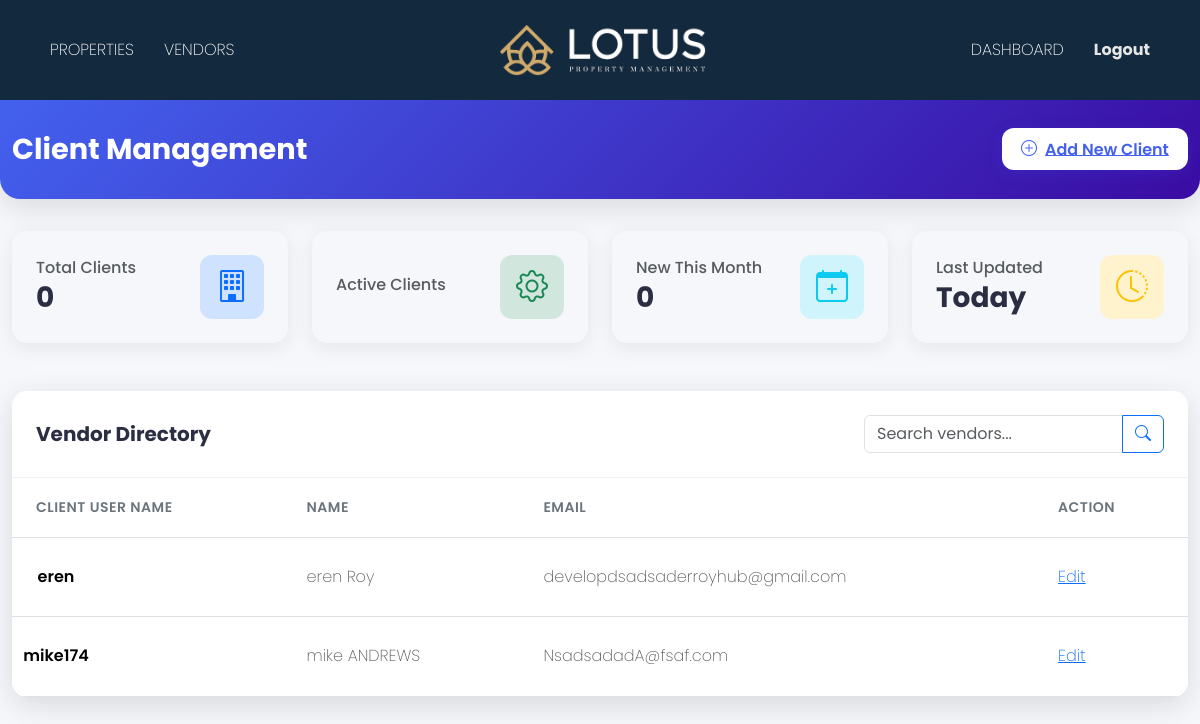
Page /clientmanager/clients/all/ on the earlier database version.
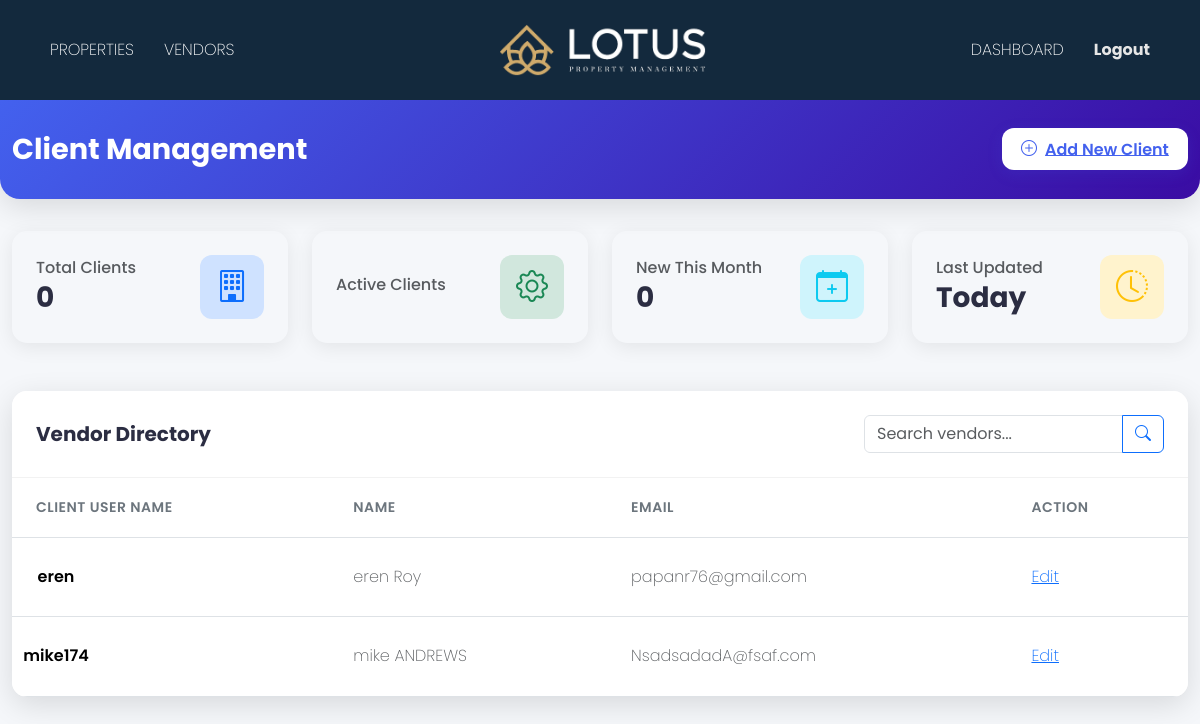
Same page on the later database version.
### mainapp/models.py (models this page shows, shortened)
class Client(models.Model):
    first_name = models.CharField(max_length=150)
    last_name = models.CharField(max_length=150)
    username = models.CharField(max_length=150, unique=True, blank=True)
    email = models.EmailField()
    password = models.CharField(max_length=255, blank=True)
    address = models.CharField(max_length=255, blank=True, null=True)
    city = models.CharField(max_length=100, blank=True, null=True)
    state = models.CharField(max_length=100, blank=True, null=True)
    zipcode = models.CharField(max_length=10, blank=True, null=True)
    phone_number = models.CharField(max_length=15,blank=True, null=True)
    office_phone = models.CharField(max_length=15, blank=True, null=True)
    business_address = models.CharField(max_length=255, blank=True, null=True)
    PREFERRED_CONTACT_CHOICES = [
        ('email', 'Email'),
        ('phone', 'Phone'),
        ('text', 'text'),
    ]
    preferred_contact_method = models.CharField(
        max_length=10, choices=PREFERRED_CONTACT_CHOICES, default='email'
    )
    PRIORITY_CHOICES = [
    ('primary', 'Primary'),
    ('secondary', 'Secondary'),
    ('tertiary', 'Tertiary'),
    ]
    contact1_name = models.CharField(max_length=150, blank=True, null=True)
    contact1_last_name = models.CharField(max_length=150, blank=True, null=True)
    contact1_email = models.EmailField(blank=True, null=True)
    contact1_phone = models.CharField(max_length=15, blank=True, null=True)
    contact1_office_phone = models.CharField(max_length=15, blank=True, null=True)
    contact1_buisness_adress = models.CharField(max_length=15, blank=True, null=True)
    contact1_preferred = models.CharField(
        max_length=10, choices=PREFERRED_CONTACT_CHOICES, blank=True, null=True
    )
    contact1_priority = models.CharField(
    max_length=10, choices=PRIORITY_CHOICES, blank=True, null=True
    )
    contact2_name = models.CharField(max_length=150, blank=True, null=True)
    contact2_last_name = models.CharField(max_length=150, blank=True, null=True)
    contact2_email = models.EmailField(blank=True, null=True)
    contact2_phone = models.CharField(max_length=15, blank=True, null=True)
    contact2_office_phone = models.CharField(max_length=15, blank=True, null=True)
    contact2_buisness_adress = models.CharField(max_length=15, blank=True, null=True)
    contact2_preferred = models.CharField(
        max_length=10, choices=PREFERRED_CONTACT_CHOICES, blank=True, null=True
    )
    contact2_priority = models.CharField(
    max_length=10, choices=PRIORITY_CHOICES, blank=True, null=True
    )
    contact3_name = models.CharField(max_length=150, blank=True, null=True)
    contact3_last_name = models.CharField(max_length=150, blank=True, null=True)
    contact3_email = models.EmailField(blank=True, null=True)
    contact3_phone = models.CharField(max_length=15, blank=True, null=True)
    contact3_office_phone = models.CharField(max_length=15, blank=True, null=True)
    contact3_buisness_adress = models.CharField(max_length=15, blank=True, null=True)
    contact3_preferred = models.CharField(
        max_length=10, choices=PREFERRED_CONTACT_CHOICES, blank=True, null=True
    )
    contact3_priority = models.CharField(
    max_length=10, choices=PRIORITY_CHOICES, blank=True, null=True
    )
    contact4_name = models.CharField(max_length=150, blank=True, null=True)
    contact4_last_name = models.CharField(max_length=150, blank=True, null=True)
    contact4_email = models.EmailField(blank=True, null=True)
    contact4_phone = models.CharField(max_length=15, blank=True, null=True)
    contact4_office_phone = models.CharField(max_length=15, blank=True, null=True)
    contact4_buisness_adress = models.CharField(max_length=15, blank=True, null=True)
    contact4_preferred = models.CharField(
        max_length=10, choices=PREFERRED_CONTACT_CHOICES, blank=True, null=True
    )
    contact4_priority = models.CharField(
    max_length=10, choices=PRIORITY_CHOICES, blank=True, null=True
    )
    contact5_name = models.CharField(max_length=150, blank=True, null=True)
    contact5_last_name = models.CharField(max_length=150, blank=True, null=True)
    contact5_email = models.EmailField(blank=True, null=True)
    contact5_phone = models.CharField(max_length=15, blank=True, null=True)
    contact5_office_phone = models.CharField(max_length=15, blank=True, null=True)
    contact5_buisness_adress = models.CharField(max_length=15, blank=True, null=True)
    contact5_preferred = models.CharField(
        max_length=10, choices=PREFERRED_CONTACT_CHOICES, blank=True, null=True
    )
    contact5_priority = models.CharField(
    max_length=10, choices=PRIORITY_CHOICES, blank=True, null=True
    )
    created_at = models.DateTimeField(auto_now_add=True)

### clientmanager/views.py (the view)
# urls.py: path('clients/all/', views.client_list_page, name='client_list_page'),
def client_list_page(request):
    clients = Client.objects.all()
    return render(request, 'clientmanager/client/client_list_page.html', {'clients': clients})

### template/clientmanager/client/client_list_page.html (shortened to what the changed rows need)
{% extends 'cmbase.html' %}
{% load static %}
{% block content %}
<div class="dashboard-header">
  <div class="container-fluid">
    <div class="row align-items-center">
      <div class="col-md-8">
        <h1 class="dashboard-title">Client Management</h1>
      </div>
    </div>
  </div>
</div>
<div class="container-fluid">
  <div class="row">
    <div class="col-12">
      <div class="vendor-card">
<div class="table-responsive">
    <table class="table vendor-table" id="vendorTable">
      <thead>
        <tr>
          <th>Client User Name</th>
          <th>Name</th>
          <th>Email</th>
          <th>Action </th>
        </tr>
      </thead>
      <tbody>
        {% for client in clients %}
        <tr>
          <td>
            <div class="d-flex align-items-center">
              <div class="avatar me-3" style="color: black;" >
                {{ client.username }}
              </div>
            </div>
          </td>
          <td>
            <span class="text-muted">{{ client.first_name }} {{ client.last_name }}</span>
          </td>
          <td>
            <span class="text-muted">{{ client.email  }}</span>
          </td>
          <td>
            <a href="{% url 'clientmanager:client_edit_page' client.id %}">Edit</a>
          </td>
        </tr>
        {% endfor %}
      </tbody>
    </table>
  </div>
      </div>
    </div>
  </div>
</div>
<link rel="stylesheet" href="https://cdn.jsdelivr.net/npm/bootstrap-icons@1.11.0/font/bootstrap-icons.css">
{% endblock content %}

Differences in the rows shown:
changed Client "eren": email "developdsadsaderroyhub@gmail.com" → "papanr76@gmail.com"
